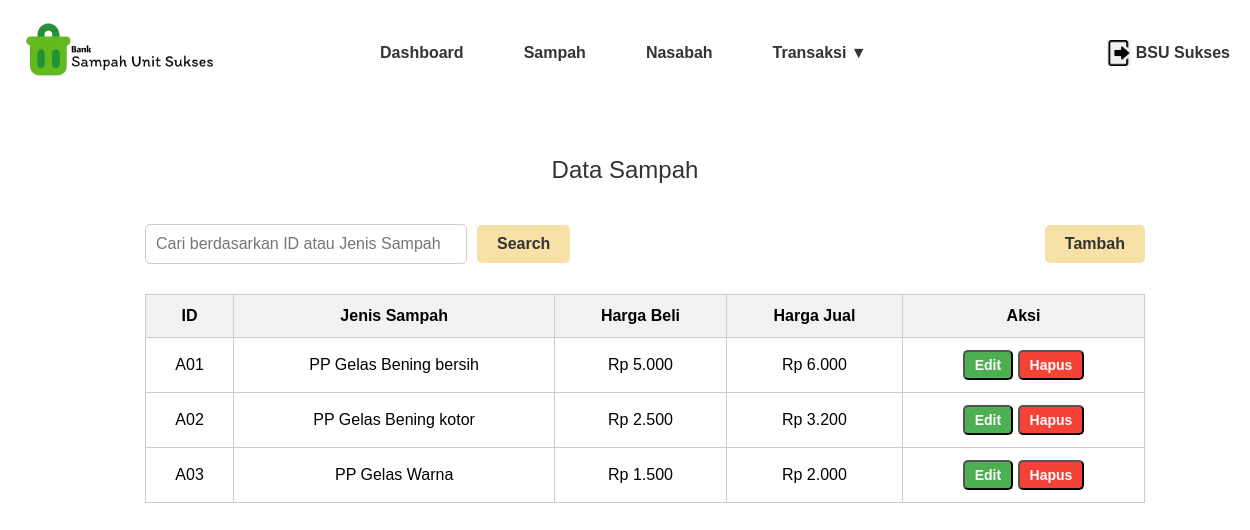
The page /Data_sampah.php on the database its author committed.
### tables this page shows
CREATE TABLE `sampah` (
  `ID_Sampah` varchar(10) NOT NULL,
  `Jenis_Sampah` varchar(50) DEFAULT NULL,
  `Harga_Beli` decimal(10,2) DEFAULT NULL,
  `Harga_Jual` decimal(10,2) DEFAULT NULL
);

### Data_sampah.php (the view, shortened to what this page needs)
<?php
include 'config.php';
$result = $conn->query("SELECT * FROM sampah ORDER BY ID_Sampah ASC");
?>
<!DOCTYPE html>
<html lang="en">
<head>
    <link rel="stylesheet" href="styles.css">
</head>
<body>
    <div class="header">
        <img src="foto/logo.png" alt="Bank Sampah Unit Sukses Logo" class="logo">
        <div class="nav">
            <a href="dashboard.php">Dashboard</a>
            <a href="data_sampah.php">Sampah</a>
            <a href="data_nasabah.php">Nasabah</a>
            <div class="dropdown">
                <span class="dropdown-toggle">Transaksi ▼</span>
            </div>
        </div>
        <div class="user-info">
            <img src="foto/logout.png" alt="User Icon">
            <a href="logout.php" style="text-decoration: none; color: #333; font-weight: bold;">
                <span>BSU Sukses</span>
            </a>
        </div>
    </div>
    <div class="data-sampah-title">Data Sampah</div>
    <div class="search-table-container">
        <div class="search-bar">
            <input type="text" placeholder="Cari berdasarkan ID atau Jenis Sampah" id="searchInput">
            <button onclick="performSearch()">Search</button>
            <button class="tambah-button" onclick="window.location.href='tambah_sampah.php'">Tambah</button>
        </div>
        <table>
            <thead>
                <tr>
                    <th>ID</th>
                    <th>Jenis Sampah</th>
                    <th>Harga Beli</th>
                    <th>Harga Jual</th>
                    <th>Aksi</th>
                </tr>
            </thead>
            <tbody id="dataTable">
                <?php
                if ($result && $result->num_rows > 0) {
                    while ($row = $result->fetch_assoc()) {
                        echo "<tr data-id='{$row['ID_Sampah']}'>
                                <td>{$row['ID_Sampah']}</td>
                                <td>{$row['Jenis_Sampah']}</td>
                                <td>Rp " . number_format($row['Harga_Beli'], 0, ',', '.') . "</td>
                                <td>Rp " . number_format($row['Harga_Jual'], 0, ',', '.') . "</td>
                                <td>
                                    <button class='btn btn-edit' onclick=\"window.location.href='edit_sampah.php?id={$row['ID_Sampah']}'\">Edit</button>
                                    <button class='btn btn-delete' onclick=\"deleteRecord('{$row['ID_Sampah']}')\">Hapus</button>
                                </td>
                              </tr>";
                    }
                } else {
                    echo "<tr><td colspan='5'>Tidak ada data sampah</td></tr>";
                }
                ?>
            </tbody>
        </table>
    </div>
</body>
</html>

### styles.css (style rules this page uses)
body { font-family: Arial, sans-serif; margin: 0; padding: 0; background-color: #ffffff; }
.header { margin-top: 30px; display: flex; align-items: center; justify-content: space-between; padding: 10px 20px; background-color: #ffffff; position: sticky; top: 0; z-index: 1000; }
.header img.logo { position: fixed; top: 20px; left: 20px; width: 200px; height: auto; }
.nav { margin-left: 120px; display: flex; gap: 60px; justify-content: center; flex-grow: 1; position: relative; }
.nav a, .dropdown-toggle { text-decoration: none; color: #333; font-weight: bold; cursor: pointer; }
.dropdown { position: relative; display: inline-block; }
.user-info { display: flex; align-items: center; gap: 5px; }
.user-info img { width: 24px; vertical-align: middle; }
.search-table-container { display: flex; flex-direction: column; align-items: center; padding: 20px; width: 100%; }
.search-bar { display: flex; align-items: center; gap: 10px; width: 80%; margin-bottom: 20px; }
.search-bar input[type="text"] { padding: 10px; font-size: 16px; border: 1px solid #ccc; border-radius: 5px; width: 300px; }
.search-bar button { background-color: #f8e1a6; border: none; padding: 10px 20px; cursor: pointer; font-size: 16px; color: #333; border-radius: 5px; font-weight: bold; }
.search-bar .tambah-button { margin-left: auto; background-color: #f8e1a6; color: #333; }
table { width: 80%; border-collapse: collapse; margin-top: 10px; }
th, td { padding: 12px; border: 1px solid #ccc; text-align: center; }
th { background-color: #f2f2f2; }
.btn { padding: 5px 10px; border-radius: 5px; cursor: pointer; font-size: 14px; font-weight: bold; color: #fff; }
.btn-edit { background-color: #4CAF50; }
.btn-delete { background-color: #f44336; }
.data-sampah-title { margin-top: 60px; padding: 20px; font-size: 24px; color: #333; text-align: center; }

### rows shown on the page
sampah: ID_Sampah "A01", Jenis_Sampah "PP Gelas Bening bersih", Harga_Beli "5.000", Harga_Jual "6.000"
sampah: ID_Sampah "A02", Jenis_Sampah "PP Gelas Bening kotor", Harga_Beli "2.500", Harga_Jual "3.200"
sampah: ID_Sampah "A03", Jenis_Sampah "PP Gelas Warna", Harga_Beli "1.500", Harga_Jual "2.000"
